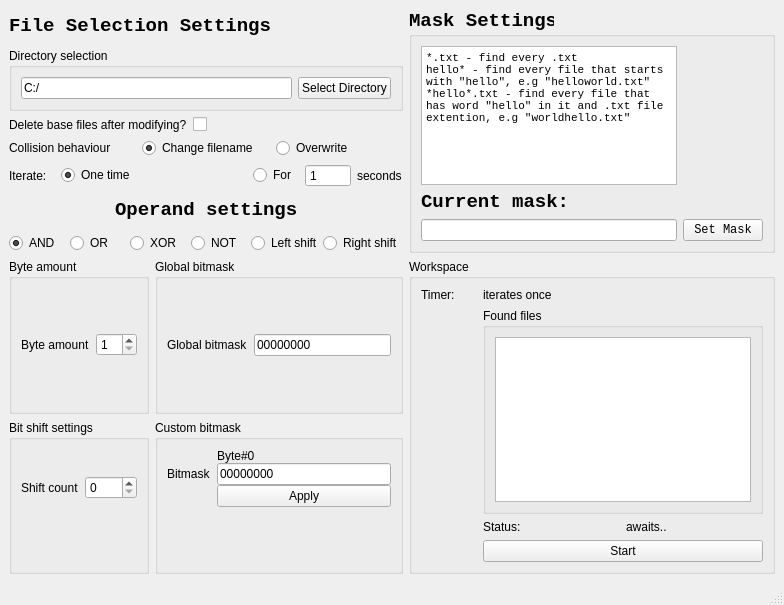
<?xml version="1.0" encoding="UTF-8"?>
<ui version="4.0">
 <class>MainWindow</class>
 <widget class="QMainWindow" name="MainWindow">
  <property name="geometry">
   <rect>
    <x>0</x>
    <y>0</y>
    <width>784</width>
    <height>605</height>
   </rect>
  </property>
  <property name="windowTitle">
   <string>MainWindow</string>
  </property>
  <property name="styleSheet">
   <string notr="true">#lineEdit[state = &quot;0&quot;] {
	background-color: rgb(255, 0, 0);
}
#lineEdit[state = &quot;1&quot;] {
	background-color: rgb(0, 255, 0);
}
#lineEdit_3[state = &quot;0&quot;] {
	background-color: rgb(255, 0, 0);
}
#lineEdit_3[state = &quot;1&quot;] {
	background-color: rgb(0, 255, 0);
}
</string>
  </property>
  <widget class="QWidget" name="centralwidget">
   <layout class="QHBoxLayout" name="horizontalLayout">
    <item>
     <layout class="QGridLayout" name="gridLayout" rowstretch="0,0,0,0,0">
      <property name="sizeConstraint">
       <enum>QLayout::SetDefaultConstraint</enum>
      </property>
      <property name="verticalSpacing">
       <number>6</number>
      </property>
      <item row="4" column="0">
       <layout class="QGridLayout" name="gridLayout_3">
        <item row="2" column="1">
         <layout class="QHBoxLayout" name="horizontalLayout_9"/>
        </item>
        <item row="1" column="2">
         <widget class="QGroupBox" name="groupBox">
          <property name="toolTip">
           <string>If either of AND or OR or XOR or NOT is selected, this will be active</string>
          </property>
          <property name="statusTip">
           <string>Setting bitmask for each byte. If  file starts modifying without setting bitmask to all the bytes, the global mask will be applied to the rest of the bytes without custom mask</string>
          </property>
          <property name="title">
           <string>Custom bitmask</string>
          </property>
          <layout class="QHBoxLayout" name="horizontalLayout_13">
           <item>
            <layout class="QFormLayout" name="formLayout">
             <property name="verticalSpacing">
              <number>0</number>
             </property>
             <item row="0" column="1">
              <widget class="QLabel" name="label_byteNumber">
               <property name="sizePolicy">
                <sizepolicy hsizetype="Fixed" vsizetype="Fixed">
                 <horstretch>0</horstretch>
                 <verstretch>0</verstretch>
                </sizepolicy>
               </property>
               <property name="toolTip">
                <string>Displays current bitmask of a specified byte</string>
               </property>
               <property name="statusTip">
                <string>Displays current bitmask of a specified byte</string>
               </property>
               <property name="text">
                <string>Byte#0</string>
               </property>
              </widget>
             </item>
             <item row="1" column="1">
              <widget class="QLineEdit" name="lineEdit_3">
               <property name="toolTip">
                <string>Setting bitmask for each byte. If  file starts modifying without setting bitmask to all the bytes, the global mask will be applied to the rest of the bytes without custom mask</string>
               </property>
               <property name="statusTip">
                <string>Setting bitmask for each byte. If  file starts modifying without setting bitmask to all the bytes, the global mask will be applied to the rest of the bytes without custom mask</string>
               </property>
               <property name="inputMask">
                <string>BBBBBBBB</string>
               </property>
               <property name="text">
                <string>00000000</string>
               </property>
               <property name="state" stdset="0">
                <string>1</string>
               </property>
              </widget>
             </item>
             <item row="1" column="0">
              <widget class="QLabel" name="label_8">
               <property name="toolTip">
                <string>Setting bitmask for each byte. If  file starts modifying without setting bitmask to all the bytes, the global mask will be applied to the rest of the bytes without custom mask</string>
               </property>
               <property name="statusTip">
                <string>Setting bitmask for each byte. If  file starts modifying without setting bitmask to all the bytes, the global mask will be applied to the rest of the bytes without custom mask</string>
               </property>
               <property name="text">
                <string>Bitmask</string>
               </property>
              </widget>
             </item>
             <item row="2" column="1">
              <widget class="QPushButton" name="pushButton_bitMaskButton">
               <property name="toolTip">
                <string>Setting bitmask for each byte. If  file starts modifying without setting bitmask to all the bytes, the global mask will be applied</string>
               </property>
               <property name="statusTip">
                <string>Setting bitmask for each byte. If  file starts modifying without setting bitmask to all the bytes, the global mask will be applied</string>
               </property>
               <property name="text">
                <string>Apply</string>
               </property>
              </widget>
             </item>
            </layout>
           </item>
          </layout>
         </widget>
        </item>
        <item row="0" column="2">
         <widget class="QGroupBox" name="groupBox_2">
          <property name="toolTip">
           <string>If either of AND or OR or XOR or NOT is selected, this will be active</string>
          </property>
          <property name="statusTip">
           <string>If either of AND or OR or XOR or NOT is selected, this will be active</string>
          </property>
          <property name="title">
           <string>Global bitmask</string>
          </property>
          <layout class="QHBoxLayout" name="horizontalLayout_14">
           <item>
            <layout class="QHBoxLayout" name="horizontalLayout_10">
             <property name="spacing">
              <number>6</number>
             </property>
             <property name="leftMargin">
              <number>0</number>
             </property>
             <property name="rightMargin">
              <number>0</number>
             </property>
             <item>
              <widget class="QLabel" name="label_7">
               <property name="toolTip">
                <string>If mask </string>
               </property>
               <property name="text">
                <string>Global bitmask</string>
               </property>
              </widget>
             </item>
             <item>
              <widget class="QLineEdit" name="lineEdit">
               <property name="inputMask">
                <string>BBBBBBBB</string>
               </property>
               <property name="text">
                <string>00000000</string>
               </property>
               <property name="state" stdset="0">
                <string>1</string>
               </property>
              </widget>
             </item>
            </layout>
           </item>
          </layout>
         </widget>
        </item>
        <item row="0" column="1">
         <widget class="QGroupBox" name="groupBox_3">
          <property name="title">
           <string>Byte amount</string>
          </property>
          <layout class="QHBoxLayout" name="horizontalLayout_15">
           <item>
            <layout class="QHBoxLayout" name="horizontalLayout_8">
             <item>
              <widget class="QLabel" name="label_6">
               <property name="text">
                <string>Byte amount</string>
               </property>
              </widget>
             </item>
             <item>
              <widget class="QSpinBox" name="spinBox">
               <property name="minimum">
                <number>1</number>
               </property>
              </widget>
             </item>
            </layout>
           </item>
          </layout>
         </widget>
        </item>
        <item row="1" column="1">
         <widget class="QGroupBox" name="groupBox_5">
          <property name="toolTip">
           <string>If either of shift operands is chosen, this will be active</string>
          </property>
          <property name="statusTip">
           <string>If either of shift operands is chosen, this will be active</string>
          </property>
          <property name="whatsThis">
           <string/>
          </property>
          <property name="title">
           <string>Bit shift settings</string>
          </property>
          <layout class="QHBoxLayout" name="horizontalLayout_21">
           <item>
            <layout class="QHBoxLayout" name="horizontalLayout_20">
             <property name="spacing">
              <number>6</number>
             </property>
             <property name="bottomMargin">
              <number>36</number>
             </property>
             <item>
              <widget class="QLabel" name="label_3">
               <property name="statusTip">
                <string>The number of bits by which the byte sequence will be shifted</string>
               </property>
               <property name="text">
                <string>Shift count</string>
               </property>
              </widget>
             </item>
             <item>
              <widget class="QSpinBox" name="spinBox_2">
               <property name="minimum">
                <number>0</number>
               </property>
               <property name="maximum">
                <number>8</number>
               </property>
               <property name="value">
                <number>0</number>
               </property>
              </widget>
             </item>
            </layout>
           </item>
          </layout>
         </widget>
        </item>
       </layout>
      </item>
      <item row="1" column="0">
       <layout class="QGridLayout" name="gridLayout_2">
        <item row="0" column="0">
         <widget class="QGroupBox" name="groupBox_4">
          <property name="title">
           <string>Directory selection</string>
          </property>
          <layout class="QHBoxLayout" name="horizontalLayout_19">
           <item>
            <widget class="QLineEdit" name="lineEdit_2">
             <property name="text">
              <string>C:/</string>
             </property>
            </widget>
           </item>
           <item>
            <widget class="QPushButton" name="pushButton_selectDirectory">
             <property name="text">
              <string>Select Directory</string>
             </property>
            </widget>
           </item>
          </layout>
         </widget>
        </item>
        <item row="3" column="0">
         <layout class="QHBoxLayout" name="horizontalLayout_5">
          <item>
           <widget class="QLabel" name="label_iterateLabel">
            <property name="text">
             <string>Iterate:</string>
            </property>
           </widget>
          </item>
          <item>
           <widget class="QRadioButton" name="radioButton_iterateOnce">
            <property name="text">
             <string>One time</string>
            </property>
            <property name="checked">
             <bool>true</bool>
            </property>
            <attribute name="buttonGroup">
             <string notr="true">buttonGroup_2</string>
            </attribute>
           </widget>
          </item>
          <item>
           <spacer name="horizontalSpacer_3">
            <property name="orientation">
             <enum>Qt::Horizontal</enum>
            </property>
            <property name="sizeType">
             <enum>QSizePolicy::Fixed</enum>
            </property>
            <property name="sizeHint" stdset="0">
             <size>
              <width>112</width>
              <height>20</height>
             </size>
            </property>
           </spacer>
          </item>
          <item>
           <widget class="QRadioButton" name="radioButton_iterateTimer">
            <property name="text">
             <string>For</string>
            </property>
            <attribute name="buttonGroup">
             <string notr="true">buttonGroup_2</string>
            </attribute>
           </widget>
          </item>
          <item>
           <widget class="QSpinBox" name="spinBox_3">
            <property name="wrapping">
             <bool>false</bool>
            </property>
            <property name="frame">
             <bool>true</bool>
            </property>
            <property name="buttonSymbols">
             <enum>QAbstractSpinBox::NoButtons</enum>
            </property>
            <property name="minimum">
             <number>1</number>
            </property>
            <property name="maximum">
             <number>999</number>
            </property>
            <property name="value">
             <number>1</number>
            </property>
            <property name="displayIntegerBase">
             <number>10</number>
            </property>
           </widget>
          </item>
          <item>
           <widget class="QLabel" name="label_iterateSeconds">
            <property name="text">
             <string>seconds</string>
            </property>
           </widget>
          </item>
         </layout>
        </item>
        <item row="1" column="0">
         <layout class="QHBoxLayout" name="horizontalLayout_3" stretch="0,1">
          <property name="leftMargin">
           <number>0</number>
          </property>
          <property name="topMargin">
           <number>0</number>
          </property>
          <property name="rightMargin">
           <number>0</number>
          </property>
          <property name="bottomMargin">
           <number>0</number>
          </property>
          <item>
           <widget class="QLabel" name="label_4">
            <property name="text">
             <string>Delete base files after modifying?</string>
            </property>
           </widget>
          </item>
          <item>
           <widget class="QCheckBox" name="checkBox_deleteFiles">
            <property name="text">
             <string/>
            </property>
            <property name="iconSize">
             <size>
              <width>16</width>
              <height>16</height>
             </size>
            </property>
           </widget>
          </item>
         </layout>
        </item>
        <item row="2" column="0">
         <layout class="QHBoxLayout" name="horizontalLayout_4">
          <item>
           <widget class="QLabel" name="label_5">
            <property name="text">
             <string>Collision behaviour</string>
            </property>
           </widget>
          </item>
          <item>
           <widget class="QRadioButton" name="radioButton_collisionFilename">
            <property name="text">
             <string>Change filename</string>
            </property>
            <property name="checked">
             <bool>true</bool>
            </property>
            <attribute name="buttonGroup">
             <string notr="true">buttonGroup</string>
            </attribute>
           </widget>
          </item>
          <item>
           <widget class="QRadioButton" name="radioButton_collisionModify">
            <property name="text">
             <string>Overwrite</string>
            </property>
            <attribute name="buttonGroup">
             <string notr="true">buttonGroup</string>
            </attribute>
           </widget>
          </item>
         </layout>
        </item>
       </layout>
      </item>
      <item row="4" column="1" colspan="2">
       <widget class="QGroupBox" name="groupBox_6">
        <property name="title">
         <string>Workspace</string>
        </property>
        <layout class="QHBoxLayout" name="horizontalLayout_22">
         <item>
          <layout class="QGridLayout" name="gridLayout_5">
           <item row="2" column="1">
            <widget class="QLabel" name="label_workspaceLabelStatus">
             <property name="text">
              <string>Status:</string>
             </property>
            </widget>
           </item>
           <item row="0" column="1">
            <widget class="QLabel" name="label_workspaceActTimer">
             <property name="text">
              <string>iterates once</string>
             </property>
            </widget>
           </item>
           <item row="0" column="0">
            <widget class="QLabel" name="label_workspaceInfoTimer">
             <property name="text">
              <string>Timer:</string>
             </property>
            </widget>
           </item>
           <item row="2" column="2">
            <widget class="QLabel" name="label_workspaceStatus">
             <property name="text">
              <string>awaits..</string>
             </property>
            </widget>
           </item>
           <item row="1" column="1" colspan="2">
            <widget class="QGroupBox" name="groupBox_workspaceGroupBox">
             <property name="title">
              <string>Found files</string>
             </property>
             <layout class="QHBoxLayout" name="horizontalLayout_23">
              <item>
               <widget class="QListWidget" name="listWidget_workspaceListWidget"/>
              </item>
             </layout>
            </widget>
           </item>
           <item row="3" column="1" colspan="2">
            <widget class="QPushButton" name="pushButton_workspaceStart">
             <property name="text">
              <string>Start</string>
             </property>
            </widget>
           </item>
          </layout>
         </item>
        </layout>
       </widget>
      </item>
      <item row="2" column="0">
       <layout class="QHBoxLayout" name="horizontalLayout_7">
        <item>
         <spacer name="horizontalSpacer">
          <property name="orientation">
           <enum>Qt::Horizontal</enum>
          </property>
          <property name="sizeHint" stdset="0">
           <size>
            <width>40</width>
            <height>20</height>
           </size>
          </property>
         </spacer>
        </item>
        <item>
         <widget class="QLabel" name="label">
          <property name="font">
           <font>
            <family>Consolas</family>
            <pointsize>14</pointsize>
            <bold>true</bold>
           </font>
          </property>
          <property name="text">
           <string>Operand settings</string>
          </property>
         </widget>
        </item>
        <item>
         <spacer name="horizontalSpacer_4">
          <property name="orientation">
           <enum>Qt::Horizontal</enum>
          </property>
          <property name="sizeHint" stdset="0">
           <size>
            <width>40</width>
            <height>20</height>
           </size>
          </property>
         </spacer>
        </item>
       </layout>
      </item>
      <item row="0" column="0">
       <widget class="QLabel" name="label_2">
        <property name="font">
         <font>
          <family>Consolas</family>
          <pointsize>14</pointsize>
          <bold>true</bold>
         </font>
        </property>
        <property name="text">
         <string>File Selection Settings</string>
        </property>
       </widget>
      </item>
      <item row="3" column="0">
       <layout class="QHBoxLayout" name="horizontalLayout_6">
        <property name="spacing">
         <number>0</number>
        </property>
        <item>
         <widget class="QRadioButton" name="radioButton_operandAnd">
          <property name="text">
           <string>AND</string>
          </property>
          <property name="checked">
           <bool>true</bool>
          </property>
          <attribute name="buttonGroup">
           <string notr="true">buttonGroup_3</string>
          </attribute>
         </widget>
        </item>
        <item>
         <widget class="QRadioButton" name="radioButton_operandOr">
          <property name="text">
           <string>OR</string>
          </property>
          <attribute name="buttonGroup">
           <string notr="true">buttonGroup_3</string>
          </attribute>
         </widget>
        </item>
        <item>
         <widget class="QRadioButton" name="radioButton_operandXor">
          <property name="text">
           <string>XOR</string>
          </property>
          <attribute name="buttonGroup">
           <string notr="true">buttonGroup_3</string>
          </attribute>
         </widget>
        </item>
        <item>
         <widget class="QRadioButton" name="radioButton_operandNot">
          <property name="toolTip">
           <string>Inverts all the bits in all the bytes within the file</string>
          </property>
          <property name="statusTip">
           <string>Inverts all the bits in all the bytes within the file</string>
          </property>
          <property name="text">
           <string>NOT</string>
          </property>
          <attribute name="buttonGroup">
           <string notr="true">buttonGroup_3</string>
          </attribute>
         </widget>
        </item>
        <item>
         <widget class="QRadioButton" name="radioButton_operandlShift">
          <property name="toolTip">
           <string>Shifts the specified amount if bits within the specified amount of bytes</string>
          </property>
          <property name="statusTip">
           <string>Shifts the specified amount if bits within the specified amount of bytes</string>
          </property>
          <property name="text">
           <string>Left shift</string>
          </property>
          <attribute name="buttonGroup">
           <string notr="true">buttonGroup_3</string>
          </attribute>
         </widget>
        </item>
        <item>
         <widget class="QRadioButton" name="radioButton_operandRshift">
          <property name="toolTip">
           <string>Shifts the specified amount if bits within the specified amount of bytes</string>
          </property>
          <property name="statusTip">
           <string>Shifts the specified amount if bits within the specified amount of bytes</string>
          </property>
          <property name="text">
           <string>Right shift</string>
          </property>
          <attribute name="buttonGroup">
           <string notr="true">buttonGroup_3</string>
          </attribute>
         </widget>
        </item>
       </layout>
      </item>
      <item row="0" column="1" rowspan="4" colspan="2">
       <widget class="QGroupBox" name="groupBox_7">
        <property name="font">
         <font>
          <family>Consolas</family>
          <pointsize>14</pointsize>
          <bold>true</bold>
         </font>
        </property>
        <property name="title">
         <string>Mask Settings</string>
        </property>
        <layout class="QGridLayout" name="gridLayout_6">
         <item row="2" column="0">
          <widget class="QLineEdit" name="lineEdit_masksAdd">
           <property name="font">
            <font>
             <family>Consolas</family>
             <pointsize>9</pointsize>
             <bold>false</bold>
            </font>
           </property>
           <property name="maxLength">
            <number>32</number>
           </property>
          </widget>
         </item>
         <item row="2" column="1">
          <widget class="QPushButton" name="pushButton_masksAdd">
           <property name="font">
            <font>
             <family>Consolas</family>
             <pointsize>9</pointsize>
             <bold>false</bold>
            </font>
           </property>
           <property name="text">
            <string>Set Mask</string>
           </property>
          </widget>
         </item>
         <item row="1" column="0">
          <widget class="QLabel" name="label_maskSettingMaskLabel">
           <property name="text">
            <string>Current mask:</string>
           </property>
          </widget>
         </item>
         <item row="1" column="1">
          <widget class="QLabel" name="label_maskSettingCurrentMask">
           <property name="text">
            <string/>
           </property>
          </widget>
         </item>
         <item row="0" column="0">
          <widget class="QTextEdit" name="textEdit">
           <property name="readOnly">
            <bool>true</bool>
           </property>
           <property name="html">
            <string>&lt;!DOCTYPE HTML PUBLIC &quot;-//W3C//DTD HTML 4.0//EN&quot; &quot;http://www.w3.org/TR/REC-html40/strict.dtd&quot;&gt;
&lt;html&gt;&lt;head&gt;&lt;meta name=&quot;qrichtext&quot; content=&quot;1&quot; /&gt;&lt;meta charset=&quot;utf-8&quot; /&gt;&lt;style type=&quot;text/css&quot;&gt;
p, li { white-space: pre-wrap; }
hr { height: 1px; border-width: 0; }
li.unchecked::marker { content: &quot;\2610&quot;; }
li.checked::marker { content: &quot;\2612&quot;; }
&lt;/style&gt;&lt;/head&gt;&lt;body style=&quot; font-family:'Segoe UI'; font-size:9pt; font-weight:400; font-style:normal;&quot;&gt;
&lt;p style=&quot; margin-top:0px; margin-bottom:0px; margin-left:0px; margin-right:0px; -qt-block-indent:0; text-indent:0px;&quot;&gt;&lt;span style=&quot; font-family:'Consolas'; font-size:8pt;&quot;&gt;*.txt - find every .txt &lt;br /&gt;hello* - find every file that starts with &amp;quot;hello&amp;quot;, e.g &amp;quot;helloworld.txt&amp;quot;&lt;br /&gt;*hello*.txt - find every file that has word &amp;quot;hello&amp;quot; in it and .txt file extention, e.g &amp;quot;worldhello.txt&amp;quot;&lt;/span&gt;&lt;/p&gt;&lt;/body&gt;&lt;/html&gt;</string>
           </property>
          </widget>
         </item>
        </layout>
       </widget>
      </item>
     </layout>
    </item>
   </layout>
  </widget>
  <widget class="QMenuBar" name="menubar">
   <property name="geometry">
    <rect>
     <x>0</x>
     <y>0</y>
     <width>784</width>
     <height>21</height>
    </rect>
   </property>
  </widget>
  <widget class="QStatusBar" name="statusbar"/>
 </widget>
 <resources/>
 <connections/>
 <buttongroups>
  <buttongroup name="buttonGroup"/>
  <buttongroup name="buttonGroup_2"/>
  <buttongroup name="buttonGroup_3"/>
 </buttongroups>
</ui>
